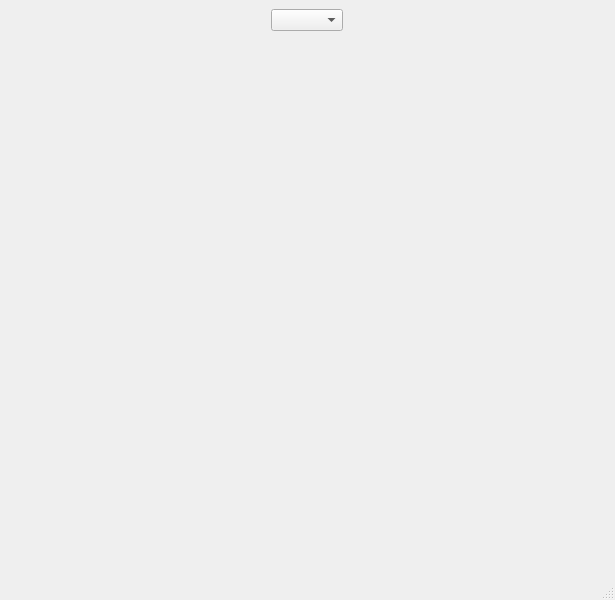
<?xml version="1.0" encoding="UTF-8"?>
<ui version="4.0">
 <class>MainWindow</class>
 <widget class="QMainWindow" name="MainWindow">
  <property name="geometry">
   <rect>
    <x>0</x>
    <y>0</y>
    <width>615</width>
    <height>600</height>
   </rect>
  </property>
  <property name="sizePolicy">
   <sizepolicy hsizetype="Expanding" vsizetype="Preferred">
    <horstretch>0</horstretch>
    <verstretch>0</verstretch>
   </sizepolicy>
  </property>
  <property name="windowTitle">
   <string>MainWindow</string>
  </property>
  <widget class="QWidget" name="centralwidget">
   <layout class="QHBoxLayout" name="horizontalLayout">
    <item>
     <layout class="QVBoxLayout" name="verticalLayout">
      <item>
       <widget class="QComboBox" name="comboBox_dev">
        <property name="sizePolicy">
         <sizepolicy hsizetype="Fixed" vsizetype="Fixed">
          <horstretch>0</horstretch>
          <verstretch>0</verstretch>
         </sizepolicy>
        </property>
       </widget>
      </item>
      <item>
       <spacer name="verticalSpacer">
        <property name="orientation">
         <enum>Qt::Vertical</enum>
        </property>
        <property name="sizeHint" stdset="0">
         <size>
          <width>20</width>
          <height>40</height>
         </size>
        </property>
       </spacer>
      </item>
     </layout>
    </item>
    <item>
     <layout class="QVBoxLayout" name="verticalLayout_comm"/>
    </item>
   </layout>
  </widget>
  <widget class="QMenuBar" name="menubar">
   <property name="geometry">
    <rect>
     <x>0</x>
     <y>0</y>
     <width>615</width>
     <height>21</height>
    </rect>
   </property>
  </widget>
  <widget class="QStatusBar" name="statusbar"/>
 </widget>
 <resources/>
 <connections/>
</ui>
